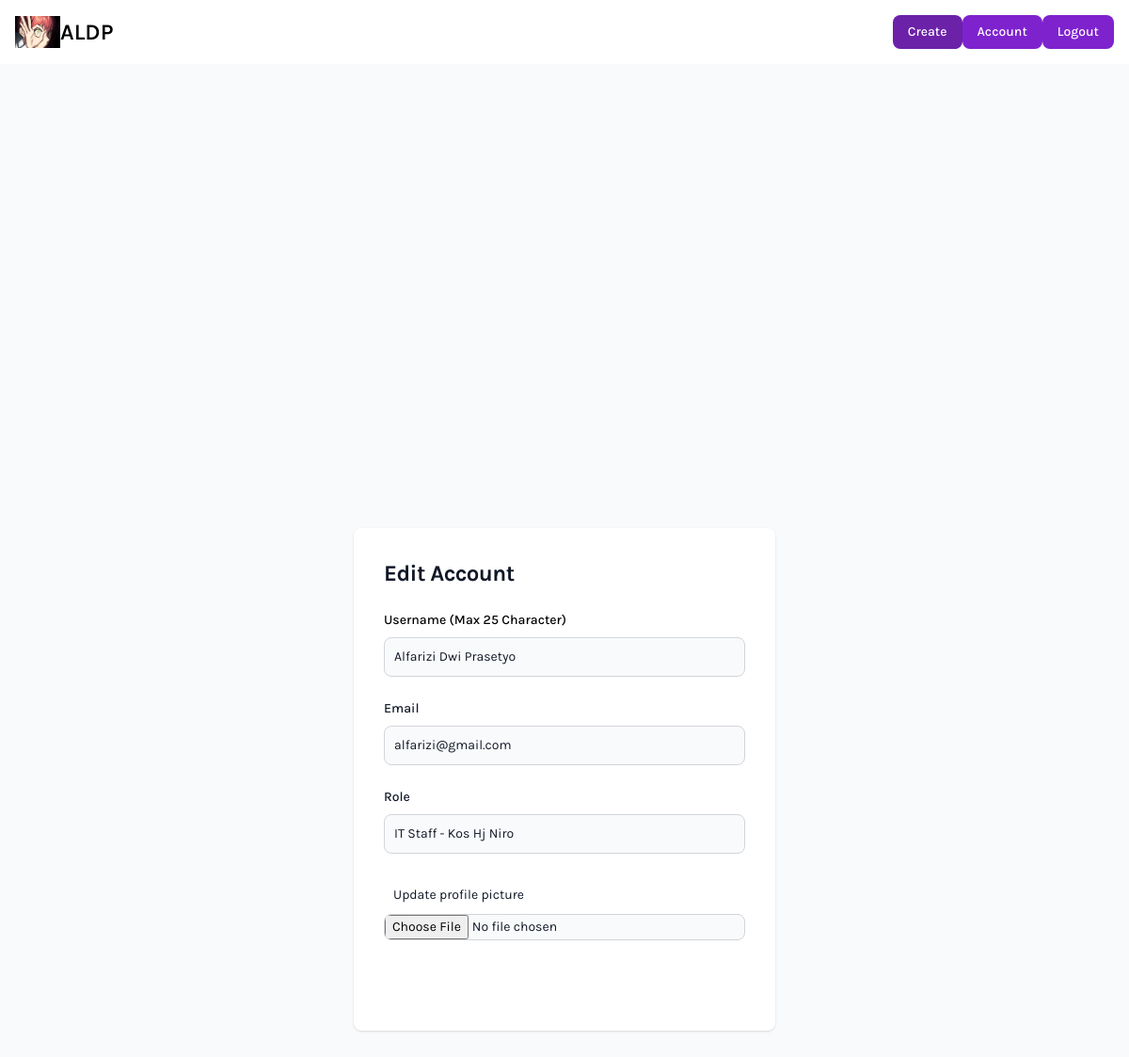
The page /edit (signed in) on the database its author committed.
### flaskblog/models.py (models this page shows, shortened)
class User(db.Model, UserMixin):
    id = db.Column(db.Integer, primary_key=True)
    username = db.Column(db.String(20), unique=True, nullable=False)
    email = db.Column(db.String(120), unique=True, nullable=False)
    image_file = db.Column(db.String(20), nullable=False, default='default.jpg')
    password = db.Column(db.String(60), nullable=False)
    role = db.Column(db.String(60))
    posts = db.relationship('Post', backref="author", lazy=True)

### flaskblog/route.py (the view)
@app.route("/edit", methods=['GET', 'POST'])
@login_required
def edit():
    form = UpdateAccountForm()
    if form.validate_on_submit():
        if form.picture.data:
            picture_file = save_picture_profile(form.picture.data)
            current_user.image_file = picture_file
        current_user.username = form.username.data
        current_user.email = form.email.data
        current_user.role = form.role.data
        db.session.commit()
        return redirect(url_for('account'))
    elif request.method == 'GET':
        form.username.data = current_user.username
        form.email.data = current_user.email
        form.role.data = current_user.role
    return render_template('edit.html', title='Edit', form=form)

### flaskblog/forms.py (shortened to what this page needs)
class UpdateAccountForm(FlaskForm):
    username = StringField('Username (Max 25 Character)', validators= [DataRequired(), Length(min=2, max=25)])
    email = StringField('Email', validators= [DataRequired(), Email()])
    picture = FileField('Update profile picture', validators = [FileAllowed(["jpg", "png", "jpeg"])])
    submit = SubmitField('Submit')
    role = StringField('Role')

### flaskblog/models.py (called while the page is built)
@login_manager.user_loader
def load_user(user_id):
    return User.query.get(int(user_id))

### flaskblog/templates/edit.html (shortened to what this page needs)
{% extends "layout.html" %}
{% block content %}
<section class="bg-gray-50 dark:bg-gray-900 h-screen">
    <div class="flex flex-col items-center justify-center px-6 py-8 mx-auto md:h-screen lg:py-0">
        <div class="w-full bg-white rounded-lg shadow dark:border md:mt-0 sm:max-w-md xl:p-0 dark:bg-gray-800 dark:border-gray-700">
            <div class="p-6 space-y-4 md:space-y-6 sm:p-8">
                <h1 class="text-xl font-bold leading-tight tracking-tight text-gray-900 md:text-2xl dark:text-white">
                    Edit Account
                </h1>
                <form class="space-y-4 md:space-y-6" method="POST" action="" enctype="multipart/form-data">
                    <div>
                        {{form.username.label(class="block mb-2 text-sm font-medium text-grey-900 dark:text-white")}}
                        {% if form.username.errors %}
                            {{form.username(class="bg-gray-50 border border-red-300 text-red-900 sm:text-sm rounded-lg focus:ring-red-600 focus:border-red-600 block w-full p-2.5 dark:bg-gray-700 dark:border-red-600 dark:placeholder-gray-400 dark:text-white dark:focus:ring-red-500 dark:focus:border-red-500")}}
                            <div class="text-red-500 text-sms">
                                {% for error in form.username.errors %}
                                    <span> {{ error }}</span>
                                {% endfor %}
                            </div>
                        {% else %}
                            {{form.username(class="bg-gray-50 border border-gray-300 text-gray-900 sm:text-sm rounded-lg focus:ring-primary-600 focus:border-primary-600 block w-full p-2.5 dark:bg-gray-700 dark:border-gray-600 dark:placeholder-gray-400 dark:text-white dark:focus:ring-blue-500 dark:focus:border-blue-500")}}
                        {% endif %}
                    </div>
                    <div>
                        {{form.email.label(class="block mb-2 text-sm font-medium text-gray-900 dark:text-white")}}
                        {% if form.email.errors %}
                            {{form.email(class="bg-gray-50 border border-red-300 text-red-900 sm:text-sm rounded-lg focus:ring-red-600 focus:border-red-600 block w-full p-2.5 dark:bg-gray-700 dark:border-red-600 dark:placeholder-gray-400 dark:text-white dark:focus:ring-red-500 dark:focus:border-red-500")}}
                            <div class="text-red-500">
                                {% for error in form.email.errors %}
                                    <span> {{ error }}</span>
                                {% endfor %}
                            </div>
                        {% else %}
                            {{form.email(class="bg-gray-50 border border-gray-300 text-gray-900 sm:text-sm rounded-lg focus:ring-primary-600 focus:border-primary-600 block w-full p-2.5 dark:bg-gray-700 dark:border-gray-600 dark:placeholder-gray-400 dark:text-white dark:focus:ring-blue-500 dark:focus:border-blue-500")}}
                        {% endif %}
                    </div>
                    <div>
                        {{form.role.label(class="block mb-2 text-sm font-medium text-gray-900 dark:text-white")}}
                        {% if form.role.errors %}
                            {{form.role(class="bg-gray-50 border border-red-300 text-red-900 sm:text-sm rounded-lg focus:ring-red-600 focus:border-red-600 block w-full p-2.5 dark:bg-gray-700 dark:border-red-600 dark:placeholder-gray-400 dark:text-white dark:focus:ring-red-500 dark:focus:border-red-500")}}
                            <div class="text-red-500">
                                {% for error in form.role.errors %}
                                    <span> {{ error }}</span>
                                {% endfor %}
                            </div>
                        {% else %}
                            {{form.role(class="bg-gray-50 border border-gray-300 text-gray-900 sm:text-sm rounded-lg focus:ring-primary-600 focus:border-primary-600 block w-full p-2.5 dark:bg-gray-700 dark:border-gray-600 dark:placeholder-gray-400 dark:text-white dark:focus:ring-blue-500 dark:focus:border-blue-500")}}
                        {% endif %}
                    </div>
                    <div>
                        {{form.picture.label(class="text-gray-900 sm:text-sm rounded-lg focus:ring-primary-600 focus:border-primary-600 block w-full p-2.5 dark:placeholder-gray-400 dark:text-white dark:focus:ring-blue-500 dark:focus:border-blue-500")}}
                        {{form.picture(class="block w-full text-sm text-gray-900 border border-gray-300 rounded-lg cursor-pointer bg-gray-50 dark:text-gray-400 focus:outline-none dark:bg-gray-700 dark:border-gray-600 dark:placeholder-gray-400")}}
                    </div>
                    {{form.submit( class="w-full mt-5 text-white bg-primary-600 hover:bg-primary-700 focus:ring-4 focus:outline-none focus:ring-primary-300 font-medium rounded-lg text-sm px-5 py-2.5 text-center dark:bg-purple-600 dark:hover:bg-primary-700 dark:focus:ring-primary-800")}}
                </form>
            </div>
        </div>
    </div>
  </section>
{% endblock %}

### flaskblog/templates/layout.html (style rules this page uses)
.font-family-karla { font-family: karla; }

### rows shown on the page
User: username "Alfarizi Dwi Prasetyo", email "alfarizi@gmail.com", role "IT Staff - Kos Hj Niro"
